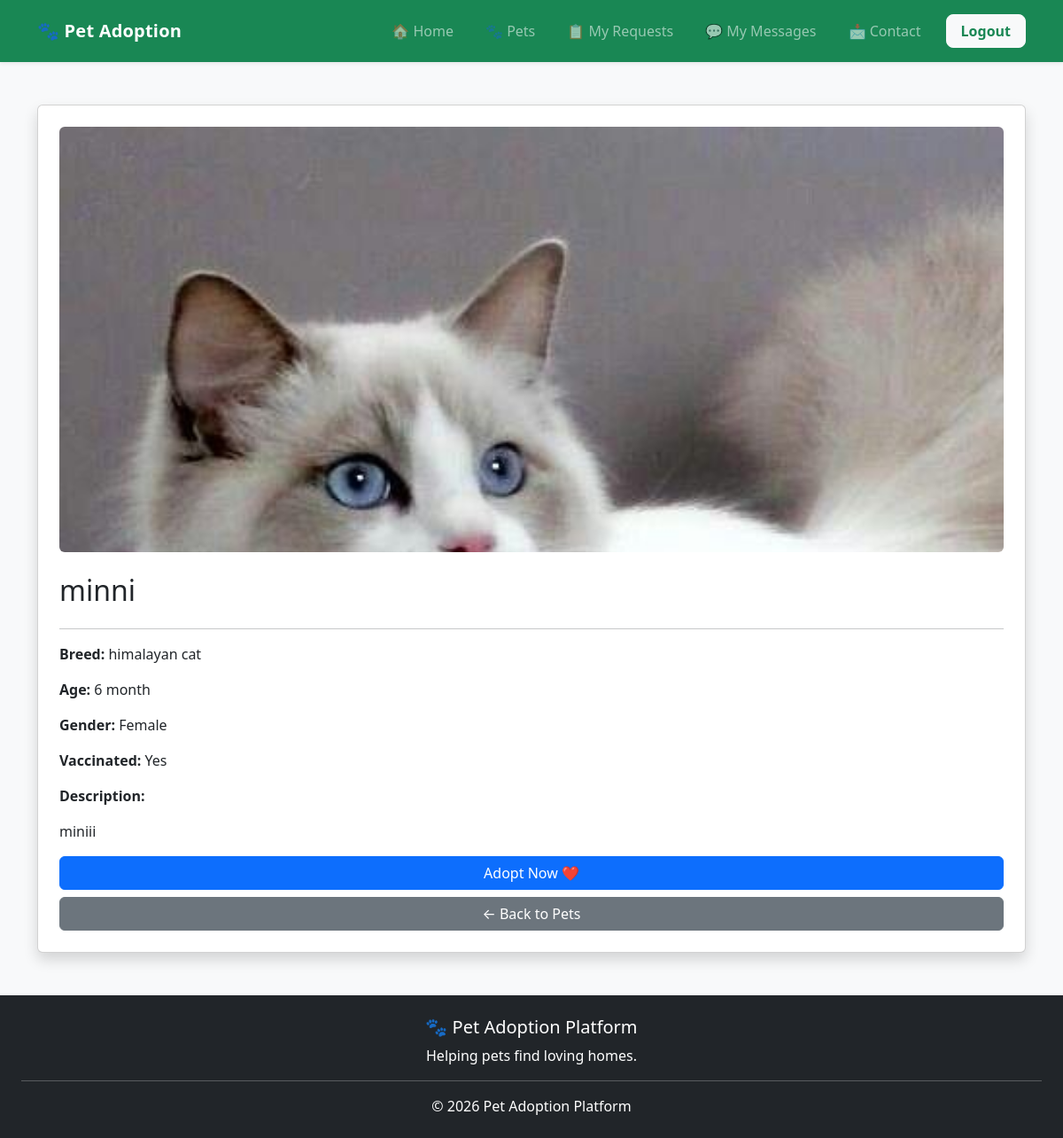
/pet_details/15 (signed in), run on the app's committed database.
### tables this page shows
CREATE TABLE pets(
        id INTEGER PRIMARY KEY AUTOINCREMENT,
        name TEXT,
        breed TEXT,
        age TEXT,
        gender TEXT,
        vaccinated TEXT,
        description TEXT,
        image TEXT
    , status TEXT DEFAULT 'Available', shelter_id INTEGER);

### app.py (the view)
@app.route('/pet_details/<int:pet_id>')
def pet_details(pet_id):
    if 'user' not in session:
        return redirect(url_for('login'))
    if session.get('role') == "Shelter":
        return redirect(url_for('shelter_dashboard'))
    if session.get('role') == "Admin":
        return redirect(url_for('admin'))
    conn = sqlite3.connect("database.db")
    cursor = conn.cursor()
    cursor.execute("""
        SELECT *
        FROM pets
        WHERE id = ?
    """, (pet_id,))
    pet = cursor.fetchone()
    conn.close()
    if not pet:
        return "Pet not found."
    return render_template("pet_details.html", pet=pet)

### templates/pet_details.html (shortened to what this page needs)
<!DOCTYPE html>
<html lang="en">
<head>
    <link href="https://cdn.jsdelivr.net/npm/bootstrap@5.3.3/dist/css/bootstrap.min.css" rel="stylesheet">
</head>
<body class="bg-light">
{% include 'navbar.html' %}
<div class="container mt-5">
    <div class="card shadow p-4">
        <img src="{{ url_for('static', filename='images/' + pet[7]) }}"
             class="img-fluid rounded mb-4 w-100"
             style="max-height:480px; aspect-ratio:4/3; object-fit:cover; object-position:top center;">
        <h2>{{ pet[1] }}</h2>
        <hr>
        <p><strong>Breed:</strong> {{ pet[2] }}</p>
        <p><strong>Age:</strong> {{ pet[3] }}</p>
        <p><strong>Gender:</strong> {{ pet[4] }}</p>
        <p><strong>Vaccinated:</strong> {{ pet[5] }}</p>
        <p><strong>Description:</strong></p>
        <p>{{ pet[6] }}</p>
        <a href="/adoption/{{ pet[0] }}" class="btn btn-primary">
            Adopt Now ❤️
        </a>
        <a href="/pets" class="btn btn-secondary mt-2">
            ← Back to Pets
        </a>
    </div>
</div>
{% include 'footer.html' %}
</body>
</html>

### data on the page
pets: image (picture), name "minni", breed "himalayan cat", age "6 month", gender "Female", vaccinated "Yes", description "miniii"
